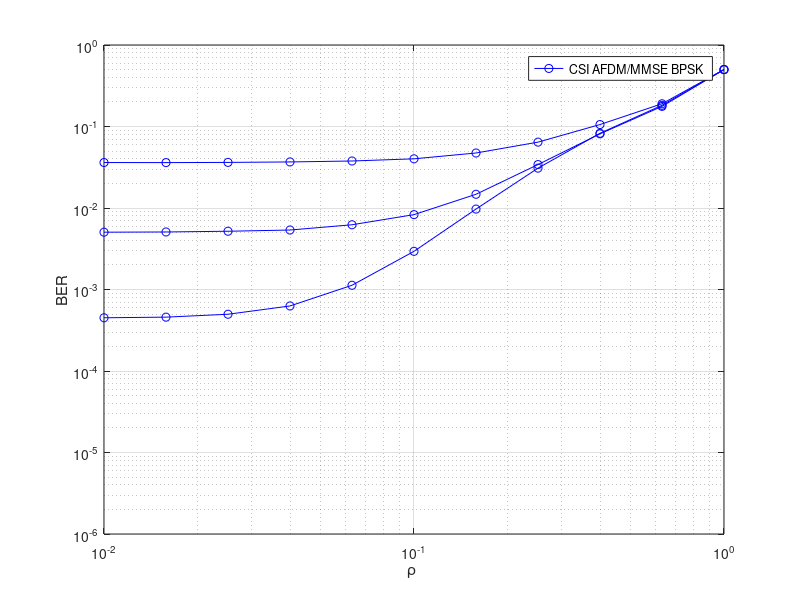

Recreate this plot in MATLAB.
clear all;
close all;
x= logspace(-2, 0, 11);
% y6=[0.0361371        0.0360592      0.0362702    0.0367406   0.0377336  0.0401291];
% y12=[0.005049          0.006228        0.005367    0.005186       0.005080    0.008293];
% y18=[0.000450         0.000458         0.000497     0.000628     0.001127    0.002940];

y6=[0.0361371        0.0360592      0.0362702    0.0367406   0.0377336  0.0401291  0.047299   0.064290    0.105701  0.190095    0.499974];
y12=[0.005049          0.005080        0.005186   0.005367   0.006228   0.008293 0.014733   0.034106    0.081284  0.176480    0.499746];
y18=[0.000450         0.000458         0.000497     0.000628     0.001127    0.002940 0.009699   0.030835    0.082598  0.181904    0.499221];


figure()
box on; hold on;
plot(x,y6,'bo-');
plot(x,y12,'bo-');
plot(x,y18,'bo-');
xlabel('ρ ');
ylabel('BER');
legend('CSI AFDM/MMSE BPSK')
grid on;
set(gca,'Yscale','log');
set(gca,'Xscale','log');
ylim([1e-6 1]);
xlim([1e-2,  1e-0]); 
xlabel('ρ ');
ylabel('BER');
legend('CSI AFDM/MMSE BPSK')
grid on;


% figure;
% semilogx(x, y18, 'LineWidth', 2); %  
% grid on;
% xlim([1e-2, 1e-1]); %
% set(gca,'Yscale','log');
% ylim([1e-6 1]);
% ylabel('BER');
% xticks([1e-2, 1e-1]);
% xticklabels({'10^{-2}', '10^{-1}'});
% xlabel('ρ ');


% x= logspace(-2, -1, 6);
% 
% figure;
% semilogx(x, y18, 'LineWidth', 2); %  
% grid on;

% x_ticks = [10^(-2), 10^(-1)];
% xticks(x_ticks);
% xticklabels({'10^{-2}', '10^{-1}'});
% y_ticks = [10^(-6), 10^(-5),10^(-4),10^(-3),10^(-2),10^(-1), 10^(0)];
% xticks(y_ticks);
% xticklabels({'10^{-6}', '10^{-5}','10^{-4}','10^{-3}','10^{-2}','10^{-1}','10^{0}'});